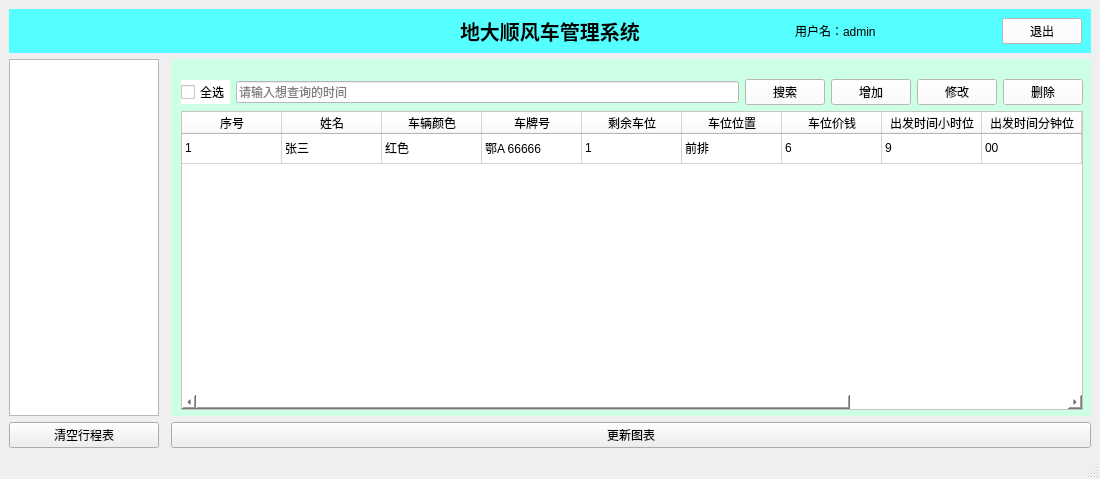
<?xml version="1.0" encoding="UTF-8"?>
<ui version="4.0">
 <class>MainWindow</class>
 <widget class="QMainWindow" name="MainWindow">
  <property name="geometry">
   <rect>
    <x>0</x>
    <y>0</y>
    <width>1100</width>
    <height>479</height>
   </rect>
  </property>
  <property name="sizePolicy">
   <sizepolicy hsizetype="Preferred" vsizetype="Preferred">
    <horstretch>0</horstretch>
    <verstretch>0</verstretch>
   </sizepolicy>
  </property>
  <property name="minimumSize">
   <size>
    <width>1100</width>
    <height>450</height>
   </size>
  </property>
  <property name="windowTitle">
   <string>DiDa_Hitch_Ride_System</string>
  </property>
  <property name="windowIcon">
   <iconset resource="images.qrc">
    <normaloff>:/icons/icons/101.bmp</normaloff>:/icons/icons/101.bmp</iconset>
  </property>
  <property name="toolTip">
   <string>这是学生管理系统</string>
  </property>
  <widget class="QWidget" name="centralwidget">
   <property name="styleSheet">
    <string notr="true">QWidget#centralwidget{background-color: rgb(170, 255, 255);};</string>
   </property>
   <layout class="QGridLayout" name="gridLayout_3">
    <item row="1" column="2">
     <widget class="QStackedWidget" name="stackedWidget">
      <property name="styleSheet">
       <string notr="true">background-color: rgb(205, 255, 228);</string>
      </property>
      <widget class="QWidget" name="page">
       <widget class="QWidget" name="layoutWidget">
        <property name="geometry">
         <rect>
          <x>10</x>
          <y>20</y>
          <width>902</width>
          <height>331</height>
         </rect>
        </property>
        <layout class="QGridLayout" name="gridLayout_4">
         <item row="0" column="0">
          <widget class="QCheckBox" name="checkBox">
           <property name="styleSheet">
            <string notr="true">background-color: rgb(255, 255, 255);</string>
           </property>
           <property name="text">
            <string>全选</string>
           </property>
          </widget>
         </item>
         <item row="0" column="1">
          <widget class="QLineEdit" name="line_search">
           <property name="styleSheet">
            <string notr="true">background-color: rgb(255, 255, 255);</string>
           </property>
           <property name="placeholderText">
            <string>请输入想查询的时间</string>
           </property>
          </widget>
         </item>
         <item row="0" column="2">
          <widget class="QPushButton" name="Btn_search">
           <property name="styleSheet">
            <string notr="true">background-color: rgb(255, 255, 255);</string>
           </property>
           <property name="text">
            <string>搜索</string>
           </property>
          </widget>
         </item>
         <item row="0" column="3">
          <widget class="QPushButton" name="Btn_save">
           <property name="styleSheet">
            <string notr="true">background-color: rgb(255, 255, 255);</string>
           </property>
           <property name="text">
            <string>增加</string>
           </property>
          </widget>
         </item>
         <item row="0" column="4">
          <widget class="QPushButton" name="Btn_update">
           <property name="styleSheet">
            <string notr="true">background-color: rgb(255, 255, 255);</string>
           </property>
           <property name="text">
            <string>修改</string>
           </property>
          </widget>
         </item>
         <item row="0" column="5">
          <widget class="QPushButton" name="Btn_delete">
           <property name="styleSheet">
            <string notr="true">background-color: rgb(255, 255, 255);</string>
           </property>
           <property name="text">
            <string>删除</string>
           </property>
          </widget>
         </item>
         <item row="1" column="0" colspan="6">
          <widget class="QTableWidget" name="tableWidget">
           <property name="minimumSize">
            <size>
             <width>900</width>
             <height>0</height>
            </size>
           </property>
           <property name="styleSheet">
            <string notr="true">color: rgb(0, 0, 0);
background-color: rgb(255, 255, 255);</string>
           </property>
           <attribute name="horizontalHeaderStretchLastSection">
            <bool>true</bool>
           </attribute>
           <attribute name="verticalHeaderVisible">
            <bool>false</bool>
           </attribute>
           <row/>
           <column>
            <property name="text">
             <string>序号</string>
            </property>
           </column>
           <column>
            <property name="text">
             <string>姓名</string>
            </property>
           </column>
           <column>
            <property name="text">
             <string>车辆颜色</string>
            </property>
           </column>
           <column>
            <property name="text">
             <string>车牌号</string>
            </property>
           </column>
           <column>
            <property name="text">
             <string>剩余车位</string>
            </property>
           </column>
           <column>
            <property name="text">
             <string>车位位置</string>
            </property>
           </column>
           <column>
            <property name="text">
             <string>车位价钱</string>
            </property>
           </column>
           <column>
            <property name="text">
             <string>出发时间小时位</string>
            </property>
           </column>
           <column>
            <property name="text">
             <string>出发时间分钟位</string>
            </property>
           </column>
           <column>
            <property name="text">
             <string>出发地</string>
            </property>
           </column>
           <column>
            <property name="text">
             <string>目的地</string>
            </property>
           </column>
           <column>
            <property name="text">
             <string>联系电话</string>
            </property>
           </column>
           <item row="0" column="0">
            <property name="text">
             <string>1</string>
            </property>
           </item>
           <item row="0" column="1">
            <property name="text">
             <string>张三</string>
            </property>
           </item>
           <item row="0" column="2">
            <property name="text">
             <string>红色</string>
            </property>
           </item>
           <item row="0" column="3">
            <property name="text">
             <string>鄂A 66666</string>
            </property>
           </item>
           <item row="0" column="4">
            <property name="text">
             <string>1</string>
            </property>
           </item>
           <item row="0" column="5">
            <property name="text">
             <string>前排</string>
            </property>
           </item>
           <item row="0" column="6">
            <property name="text">
             <string>6</string>
            </property>
           </item>
           <item row="0" column="7">
            <property name="text">
             <string>9</string>
            </property>
           </item>
           <item row="0" column="8">
            <property name="text">
             <string>00</string>
            </property>
           </item>
           <item row="0" column="9">
            <property name="text">
             <string>未来城</string>
            </property>
           </item>
           <item row="0" column="10">
            <property name="text">
             <string>南望山</string>
            </property>
           </item>
           <item row="0" column="11">
            <property name="text">
             <string>13946874652</string>
            </property>
           </item>
          </widget>
         </item>
        </layout>
       </widget>
      </widget>
      <widget class="QWidget" name="page_2"/>
     </widget>
    </item>
    <item row="0" column="0" colspan="3">
     <widget class="QWidget" name="widget" native="true">
      <property name="styleSheet">
       <string notr="true">background-color: rgb(0, 85, 255);
background-color: rgb(85, 255, 255);</string>
      </property>
      <layout class="QGridLayout" name="gridLayout">
       <property name="leftMargin">
        <number>0</number>
       </property>
       <property name="topMargin">
        <number>0</number>
       </property>
       <property name="rightMargin">
        <number>0</number>
       </property>
       <property name="bottomMargin">
        <number>0</number>
       </property>
       <property name="spacing">
        <number>0</number>
       </property>
       <item row="0" column="1">
        <widget class="QLabel" name="label">
         <property name="font">
          <font>
           <pointsize>15</pointsize>
           <bold>true</bold>
          </font>
         </property>
         <property name="text">
          <string>地大顺风车管理系统</string>
         </property>
        </widget>
       </item>
       <item row="0" column="2">
        <widget class="QWidget" name="widget_2" native="true">
         <layout class="QGridLayout" name="gridLayout_2">
          <item row="0" column="4">
           <widget class="QPushButton" name="Btn_exit">
            <property name="styleSheet">
             <string notr="true">background-color: rgb(255, 255, 255);</string>
            </property>
            <property name="text">
             <string>退出</string>
            </property>
           </widget>
          </item>
          <item row="0" column="1">
           <widget class="QLabel" name="label_2">
            <property name="minimumSize">
             <size>
              <width>20</width>
              <height>20</height>
             </size>
            </property>
            <property name="maximumSize">
             <size>
              <width>20</width>
              <height>20</height>
             </size>
            </property>
            <property name="styleSheet">
             <string notr="true">border-image: url(:/icons/admin.jpg);</string>
            </property>
            <property name="text">
             <string/>
            </property>
           </widget>
          </item>
          <item row="0" column="0">
           <spacer name="horizontalSpacer_2">
            <property name="orientation">
             <enum>Qt::Horizontal</enum>
            </property>
            <property name="sizeHint" stdset="0">
             <size>
              <width>40</width>
              <height>20</height>
             </size>
            </property>
           </spacer>
          </item>
          <item row="0" column="2">
           <widget class="QLabel" name="label_user">
            <property name="minimumSize">
             <size>
              <width>50</width>
              <height>0</height>
             </size>
            </property>
            <property name="text">
             <string>用户名：admin</string>
            </property>
           </widget>
          </item>
          <item row="0" column="3">
           <spacer name="horizontalSpacer_3">
            <property name="orientation">
             <enum>Qt::Horizontal</enum>
            </property>
            <property name="sizeHint" stdset="0">
             <size>
              <width>40</width>
              <height>20</height>
             </size>
            </property>
           </spacer>
          </item>
         </layout>
        </widget>
       </item>
       <item row="0" column="0">
        <spacer name="horizontalSpacer">
         <property name="orientation">
          <enum>Qt::Horizontal</enum>
         </property>
         <property name="sizeHint" stdset="0">
          <size>
           <width>40</width>
           <height>20</height>
          </size>
         </property>
        </spacer>
       </item>
      </layout>
     </widget>
    </item>
    <item row="3" column="0">
     <widget class="QPushButton" name="Btn_clear">
      <property name="text">
       <string>清空行程表</string>
      </property>
     </widget>
    </item>
    <item row="1" column="0">
     <widget class="QTreeWidget" name="treeWidget">
      <property name="maximumSize">
       <size>
        <width>150</width>
        <height>16777215</height>
       </size>
      </property>
      <property name="headerHidden">
       <bool>true</bool>
      </property>
      <column>
       <property name="text">
        <string notr="true">1</string>
       </property>
      </column>
     </widget>
    </item>
    <item row="3" column="2">
     <widget class="QPushButton" name="pushButton_5">
      <property name="text">
       <string>更新图表</string>
      </property>
     </widget>
    </item>
   </layout>
  </widget>
  <widget class="QMenuBar" name="menubar">
   <property name="geometry">
    <rect>
     <x>0</x>
     <y>0</y>
     <width>1100</width>
     <height>17</height>
    </rect>
   </property>
  </widget>
  <widget class="QStatusBar" name="statusbar"/>
 </widget>
 <resources>
  <include location="images.qrc"/>
 </resources>
 <connections/>
</ui>
